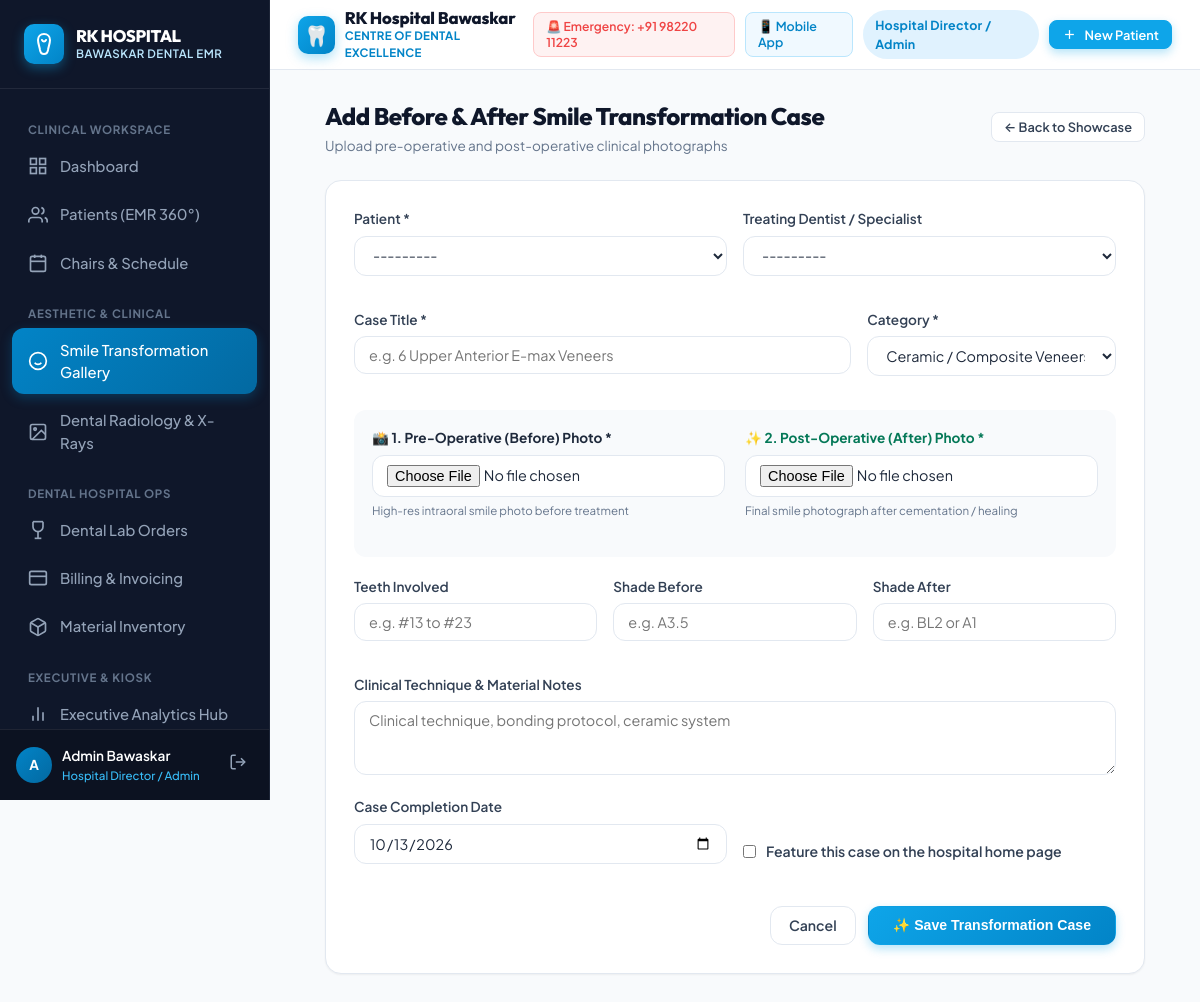
The page /smile-gallery/new/ (signed in) on the database its author committed.
### dental_core/models.py (models this page shows, shortened)
class User(AbstractUser):
    ROLE_CHOICES = [
        ('ADMIN', 'Hospital Director / Admin'),
        ('DENTIST', 'Dental Surgeon / Specialist'),
        ('RECEPTIONIST', 'Front Desk / OPD Coordinator'),
        ('HYGIENIST', 'Dental Hygienist / Nurse'),
        ('PHARMACIST', 'Pharmacist / Inventory Store'),
        ('PATIENT', 'Patient Portal'),
    ]
    role = models.CharField(max_length=20, choices=ROLE_CHOICES, default='DENTIST')
    phone_number = models.CharField(max_length=20, blank=True, null=True)
    specialization = models.CharField(max_length=100, blank=True, null=True,
                                      help_text="e.g. Endodontist, Orthodontist, Periodontist, Oral Surgeon")
    qualification = models.CharField(max_length=100, blank=True, null=True,
                                     help_text="e.g. BDS, MDS (Oral & Maxillofacial Surgery)")
    license_number = models.CharField(max_length=50, blank=True, null=True,
                                      help_text="State Dental Council Reg. No.")
    avatar = models.ImageField(upload_to='avatars/', blank=True, null=True)
    def is_patient_user(self):
        return self.role == 'PATIENT'
    def __str__(self):
        role_label = dict(self.ROLE_CHOICES).get(self.role, self.role)
        full_name = self.get_full_name() or self.username
        return f"{full_name} ({role_label})"

### dental_core/views.py (the view)
# urls.py: path('smile-gallery/new/', views.smile_transformation_create, name='smile_transformation_create'),
@login_required
def smile_transformation_create(request, patient_id=None):
    patient = get_object_or_404(Patient, pk=patient_id) if patient_id else None
    if request.method == 'POST':
        form = SmileTransformationForm(request.POST, request.FILES)
        if form.is_valid():
            case = form.save(commit=False)
            if not case.dentist:
                case.dentist = request.user
            case.save()
            messages.success(request, f"✨ Smile Transformation case '{case.title}' added to clinical showcase!")
            if patient:
                return redirect(f"/patients/{patient.id}/?tab=gallery")
            return redirect('smile_gallery')
        else:
            messages.error(request, "Failed to upload case. Please ensure both Pre-Op and Post-Op photos are provided.")
    else:
        initial = {}
        if patient:
            initial['patient'] = patient
            initial['dentist'] = request.user
        form = SmileTransformationForm(initial=initial)
    return render(request, 'gallery/smile_case_form.html', {
        'form': form,
        'patient': patient,
        'title': "Add Before & After Smile Transformation Case"
    })

### templates/gallery/smile_case_form.html (shortened to what this page needs)
{% extends 'base.html' %}
{% block content %}
<div style="max-width: 820px; margin: 0 auto;">
  <div style="display: flex; justify-content: space-between; align-items: center; margin-bottom: 24px;">
    <div>
      <h1 style="font-size: 1.5rem; font-weight: 800; color: var(--slate-900); margin: 0;">{{ title }}</h1>
      <p style="color: var(--slate-500); font-size: 0.85rem; margin: 2px 0 0;">Upload pre-operative and post-operative clinical photographs</p>
    </div>
    <a href="{% url 'smile_gallery' %}" class="btn btn-secondary btn-sm">← Back to Showcase</a>
  </div>
  <div class="card" style="padding: 28px;">
    <form method="POST" enctype="multipart/form-data">
      <div style="display: grid; grid-template-columns: 1fr 1fr; gap: 16px; margin-bottom: 16px;">
        <div class="form-group">
          <label class="form-label">Patient *</label>
          {{ form.patient }}
        </div>
        <div class="form-group">
          <label class="form-label">Treating Dentist / Specialist</label>
          {{ form.dentist }}
        </div>
      </div>
      <div style="display: grid; grid-template-columns: 2fr 1fr; gap: 16px; margin-bottom: 16px;">
        <div class="form-group">
          <label class="form-label">Case Title *</label>
          {{ form.title }}
        </div>
        <div class="form-group">
          <label class="form-label">Category *</label>
          {{ form.category }}
        </div>
      </div>
      <div style="display: grid; grid-template-columns: 1fr 1fr; gap: 20px; padding: 18px; background: var(--slate-50); border: 1.5px dashed var(--slate-300); border-radius: var(--radius-md); margin-bottom: 20px;">
        <div class="form-group">
          <label class="form-label" style="font-weight: 700; color: var(--slate-800);">📸 1. Pre-Operative (Before) Photo *</label>
          {{ form.pre_op_image }}
          <span style="font-size: 0.72rem; color: var(--slate-500);">High-res intraoral smile photo before treatment</span>
        </div>
        <div class="form-group">
          <label class="form-label" style="font-weight: 700; color: #047857;">✨ 2. Post-Operative (After) Photo *</label>
          {{ form.post_op_image }}
          <span style="font-size: 0.72rem; color: var(--slate-500);">Final smile photograph after cementation / healing</span>
        </div>
      </div>
      <div style="display: grid; grid-template-columns: 1fr 1fr 1fr; gap: 16px; margin-bottom: 16px;">
        <div class="form-group">
          <label class="form-label">Teeth Involved</label>
          {{ form.teeth_involved }}
        </div>
        <div class="form-group">
          <label class="form-label">Shade Before</label>
          {{ form.shade_before }}
        </div>
        <div class="form-group">
          <label class="form-label">Shade After</label>
          {{ form.shade_after }}
        </div>
      </div>
      <div class="form-group" style="margin-bottom: 16px;">
        <label class="form-label">Clinical Technique & Material Notes</label>
        {{ form.clinical_case_notes }}
      </div>
      <div style="display: grid; grid-template-columns: 1fr 1fr; gap: 16px; margin-bottom: 24px; align-items: center;">
        <div class="form-group">
          <label class="form-label">Case Completion Date</label>
          {{ form.completed_date }}
        </div>
        <div style="display: flex; align-items: center; gap: 10px; margin-top: 24px;">
          {{ form.is_featured }}
          <label style="font-size: 0.88rem; font-weight: 600; color: var(--slate-700); cursor: pointer;" for="id_is_featured">
            Feature this case on the hospital home page
          </label>
        </div>
      </div>
      <div style="display: flex; justify-content: flex-end; gap: 12px;">
        <a href="{% url 'smile_gallery' %}" class="btn btn-secondary">Cancel</a>
        <button type="submit" class="btn btn-primary" style="padding: 10px 24px; font-weight: 700;">
          ✨ Save Transformation Case
        </button>
      </div>
    </form>
  </div>
</div>
{% endblock %}

### templates/base.html (shortened to what this page needs)
{% load static %}
<!DOCTYPE html>
<html lang="en">
<head>
  <link rel="stylesheet" href="{% static 'css/hospital_theme.css' %}">
</head>
<body>
<div class="app-layout">
  <aside class="sidebar" id="appSidebar">
    <div class="sidebar-brand">
      <div style="display: flex; align-items: center; justify-content: space-between;">
        <div style="display: flex; align-items: center; gap: 12px;">
          <div style="width: 40px; height: 40px; background: linear-gradient(135deg, #0ea5e9, #0284c7); border-radius: 10px; display: flex; align-items: center; justify-content: center; box-shadow: 0 4px 12px rgba(14, 165, 233, 0.4);">
            <svg style="width: 24px; height: 24px; fill: none; stroke: #ffffff; stroke-width: 2; stroke-linecap: round; stroke-linejoin: round;" viewBox="0 0 24 24">
              <path d="M12 2C8.5 2 6 4.5 6 8c0 3.5 1.5 6.5 2 10 .5 3 2 4 4 4s3.5-1 4-4c.5-3.5 2-6.5 2-10 0-3.5-2.5-6-6-6z"/>
              <path d="M10 8c.5 1 1.5 1.5 2 1.5s1.5-.5 2-1.5"/>
            </svg>
          </div>
          <div>
            <div class="brand-font" style="font-weight: 800; font-size: 1.05rem; color: #ffffff; line-height: 1.15;">RK HOSPITAL</div>
            <div style="font-size: 0.72rem; color: var(--primary-200); font-weight: 600; letter-spacing: 0.04em;">BAWASKAR DENTAL EMR</div>
          </div>
        </div>
      </div>
    </div>
    <div class="sidebar-nav">
      <div class="nav-section-title">Clinical Workspace</div>
      <a href="{% url 'dashboard' %}" class="nav-link {% if request.resolver_match.url_name == 'dashboard' %}active{% endif %}">
        <svg viewBox="0 0 24 24" fill="none" stroke="currentColor" stroke-width="2"><rect x="3" y="3" width="7" height="7"></rect><rect x="14" y="3" width="7" height="7"></rect><rect x="14" y="14" width="7" height="7"></rect><rect x="3" y="14" width="7" height="7"></rect></svg>
        <span>Dashboard</span>
      </a>
      {% if not user.is_patient_user %}
      <a href="{% url 'patient_list' %}" class="nav-link {% if 'patient' in request.path and not 'new' in request.path %}active{% endif %}">
        <svg viewBox="0 0 24 24" fill="none" stroke="currentColor" stroke-width="2"><path d="M17 21v-2a4 4 0 0 0-4-4H5a4 4 0 0 0-4 4v2"></path><circle cx="9" cy="7" r="4"></circle><path d="M23 21v-2a4 4 0 0 0-3-3.87"></path><path d="M16 3.13a4 4 0 0 1 0 7.75"></path></svg>
        <span>Patients (EMR 360°)</span>
      </a>
      <a href="{% url 'appointment_list' %}" class="nav-link {% if 'appointment' in request.path %}active{% endif %}">
        <svg viewBox="0 0 24 24" fill="none" stroke="currentColor" stroke-width="2"><rect x="3" y="4" width="18" height="18" rx="2" ry="2"></rect><line x1="16" y1="2" x2="16" y2="6"></line><line x1="8" y1="2" x2="8" y2="6"></line><line x1="3" y1="10" x2="21" y2="10"></line></svg>
        <span>Chairs & Schedule</span>
      </a>
      <div class="nav-section-title">Aesthetic & Clinical</div>
      <a href="{% url 'smile_gallery' %}" class="nav-link {% if 'smile-gallery' in request.path %}active{% endif %}">
        <svg viewBox="0 0 24 24" fill="none" stroke="currentColor" stroke-width="2"><circle cx="12" cy="12" r="10"></circle><path d="M8 14s1.5 2 4 2 4-2 4-2"></path><line x1="9" y1="9" x2="9.01" y2="9"></line><line x1="15" y1="9" x2="15.01" y2="9"></line></svg>
        <span>Smile Transformation Gallery</span>
      </a>
      <a href="{% url 'radiograph_hub' %}" class="nav-link {% if 'radiograph' in request.path %}active{% endif %}">
        <svg viewBox="0 0 24 24" fill="none" stroke="currentColor" stroke-width="2"><rect x="3" y="3" width="18" height="18" rx="2" ry="2"></rect><circle cx="8.5" cy="8.5" r="1.5"></circle><polyline points="21 15 16 10 5 21"></polyline></svg>
        <span>Dental Radiology & X-Rays</span>
      </a>
      <div class="nav-section-title">Dental Hospital Ops</div>
      <a href="{% url 'lab_list' %}" class="nav-link {% if 'lab' in request.path %}active{% endif %}">
        <svg viewBox="0 0 24 24" fill="none" stroke="currentColor" stroke-width="2"><path d="M6 2v6a6 6 0 0 0 12 0V2"></path><line x1="6" y1="2" x2="18" y2="2"></line><line x1="12" y1="14" x2="12" y2="22"></line><line x1="8" y1="22" x2="16" y2="22"></line></svg>
        <span>Dental Lab Orders</span>
      </a>
      <a href="{% url 'billing_list' %}" class="nav-link {% if 'billing' in request.path %}active{% endif %}">
        <svg viewBox="0 0 24 24" fill="none" stroke="currentColor" stroke-width="2"><rect x="2" y="4" width="20" height="16" rx="2"></rect><line x1="2" y1="10" x2="22" y2="10"></line></svg>
        <span>Billing & Invoicing</span>
      </a>
      <a href="{% url 'inventory_list' %}" class="nav-link {% if 'inventory' in request.path %}active{% endif %}">
        <span>Material Inventory</span>
      </a>
      <div class="nav-section-title">Executive & Kiosk</div>
      <a href="{% url 'analytics_dashboard' %}" class="nav-link {% if 'analytics' in request.path %}active{% endif %}">
        <svg viewBox="0 0 24 24" fill="none" stroke="currentColor" stroke-width="2"><line x1="18" y1="20" x2="18" y2="10"></line><line x1="12" y1="20" x2="12" y2="4"></line><line x1="6" y1="20" x2="6" y2="14"></line></svg>
        <span>Executive Analytics Hub</span>
      </a>
      {% endif %}
    </div>
    <div style="padding: 16px; border-top: 1px solid rgba(255, 255, 255, 0.08); background: rgba(0, 0, 0, 0.2); display: flex; align-items: center; justify-content: space-between;">
      <div style="display: flex; align-items: center; gap: 10px; overflow: hidden;">
        <div style="width: 36px; height: 36px; border-radius: 50%; background: linear-gradient(135deg, #0284c7, #0369a1); display: flex; align-items: center; justify-content: center; font-weight: 700; color: #fff; font-size: 0.85rem; flex-shrink: 0;">
          {{ user.first_name|default:user.username|make_list|first|upper }}
        </div>
        <div style="overflow: hidden;">
          <div style="font-size: 0.85rem; font-weight: 600; color: #fff; white-space: nowrap; overflow: hidden; text-overflow: ellipsis;">
            {{ user.get_full_name|default:user.username }}
          </div>
          <div style="font-size: 0.72rem; color: #38bdf8; font-weight: 500;">
            {{ user.get_role_display }}
          </div>
        </div>
      </div>
      <a href="{% url 'logout' %}" title="Logout" style="color: var(--slate-400); padding: 6px; border-radius: 6px;" onmouseover="this.style.color='#fff'" onmouseout="this.style.color='var(--slate-400)'">
        <svg style="width: 18px; height: 18px;" viewBox="0 0 24 24" fill="none" stroke="currentColor" stroke-width="2"><path d="M9 21H5a2 2 0 0 1-2-2V5a2 2 0 0 1 2-2h4"></path><polyline points="16 17 21 12 16 7"></polyline><line x1="21" y1="12" x2="9" y2="12"></line></svg>
      </a>
    </div>
  </aside>
  <div class="main-content">
    <header class="top-nav">
      <div style="display: flex; align-items: center; gap: 14px;">
        <div style="display: flex; align-items: center; gap: 10px;">
          <div style="width: 38px; height: 38px; background: linear-gradient(135deg, #0ea5e9, #0284c7); border-radius: 10px; display: flex; align-items: center; justify-content: center; box-shadow: 0 4px 12px rgba(14, 165, 233, 0.35); font-size: 1.25rem;">
            🦷
          </div>
          <div>
            <div class="brand-font" style="font-weight: 800; font-size: 1.05rem; color: var(--slate-900); line-height: 1.15; letter-spacing: -0.01em;">
              RK Hospital Bawaskar
            </div>
            <div style="font-size: 0.72rem; color: #0284c7; font-weight: 700; letter-spacing: 0.03em; text-transform: uppercase;">
              Centre of Dental Excellence
            </div>
          </div>
        </div>
      </div>
      <div class="top-nav-actions" style="display: flex; align-items: center; gap: 10px;">
        <a href="tel:+919822011223" class="btn btn-secondary btn-sm" style="padding: 6px 12px; font-size: 0.76rem; color: #ef4444; border-color: #fecaca; background: #fef2f2;" title="24/7 Dental Emergency Desk">
          🚨 Emergency: +91 98220 11223
        </a>
        <a href="{% url 'mobile_companion' %}" class="btn btn-secondary btn-sm" style="color: #0284c7; border-color: #bae6fd; background: #f0f9ff; padding: 6px 12px; font-size: 0.78rem;">
          📱 Mobile App
        </a>
        <span class="badge top-role-badge" style="background: #e0f2fe; color: #0284c7; padding: 6px 12px; font-size: 0.78rem; font-weight: 700;">
          {{ user.get_role_display }}
        </span>
        {% if not user.is_patient_user %}
        <a href="{% url 'patient_create' %}" class="btn btn-primary btn-sm" style="white-space: nowrap; background: #0ea5e9; border-color: #0ea5e9;">
          <svg style="width: 15px; height: 15px;" viewBox="0 0 24 24" fill="none" stroke="currentColor" stroke-width="2"><line x1="12" y1="5" x2="12" y2="19"></line><line x1="5" y1="12" x2="19" y2="12"></line></svg>
          <span class="btn-text-hide-mobile">New Patient</span>
        </a>
        {% endif %}
      </div>
    </header>
    <main class="page-main-container" style="flex: 1;">
      {% block content %}{% endblock %}
    </main>
  </div>
</div>
</body>
</html>

### rows shown on the page
User: first_name|make_list "A", get_full_name "Admin Bawaskar", role "Hospital Director / Admin"

### other values the page prints
{{ title }} "Add Before & After Smile Transformation Case"
